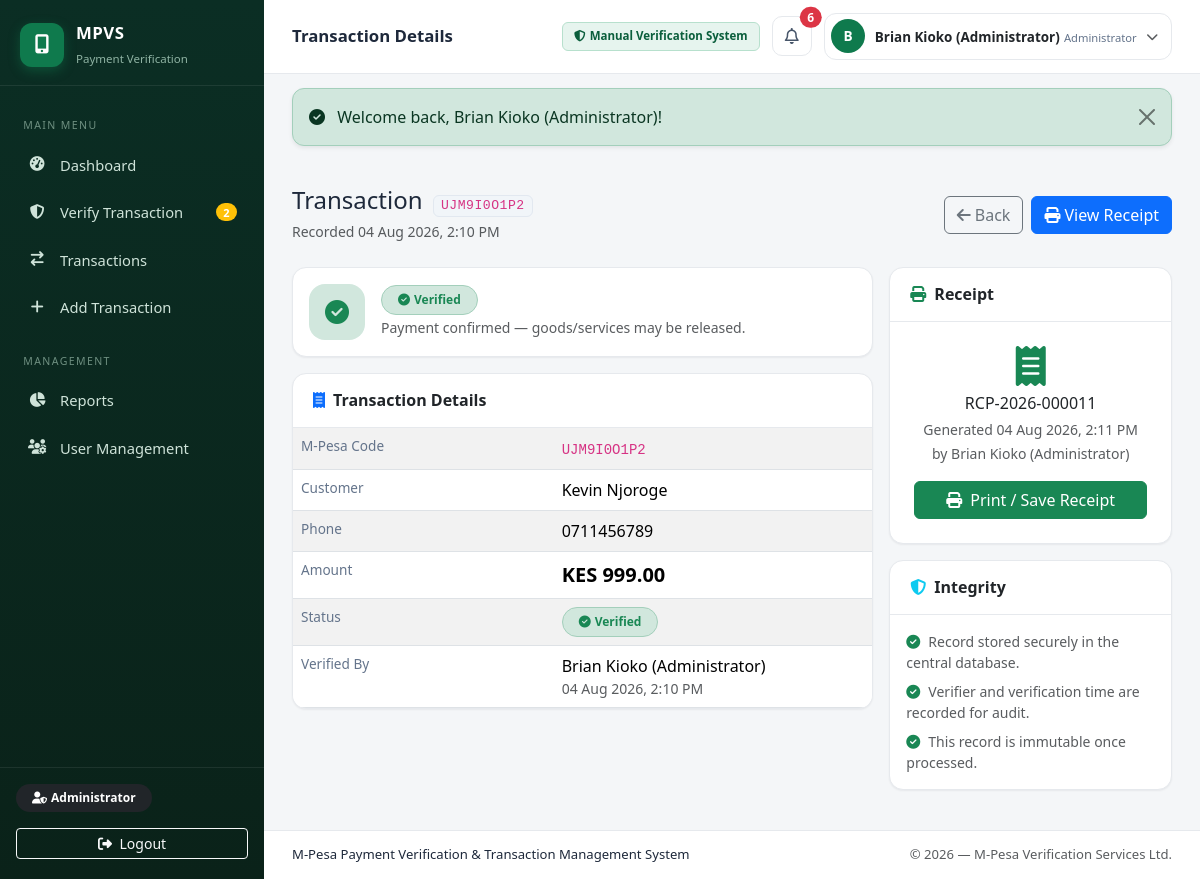
Screenshot of /public/transactions/show/15 (signed in) with the database file from the repository.
### tables this page shows
CREATE TABLE `users` (
  `id` int(10) UNSIGNED NOT NULL,
  `full_name` varchar(120) NOT NULL,
  `username` varchar(60) NOT NULL,
  `email` varchar(120) NOT NULL,
  `phone` varchar(20) DEFAULT NULL,
  `password_hash` varchar(255) NOT NULL,
  `role` enum('admin','staff') NOT NULL DEFAULT 'staff',
  `status` enum('pending','approved','rejected','inactive') NOT NULL DEFAULT 'pending',
  `last_login_at` datetime DEFAULT NULL,
  `created_at` datetime NOT NULL DEFAULT current_timestamp()
);

CREATE TABLE `transactions` (
  `id` int(10) UNSIGNED NOT NULL,
  `mpesa_code` varchar(20) NOT NULL COMMENT 'M-Pesa-style code (10 chars, unique)',
  `customer_id` int(10) UNSIGNED DEFAULT NULL,
  `phone` varchar(20) NOT NULL,
  `amount` decimal(12,2) NOT NULL DEFAULT 0.00,
  `status` enum('verified','failed','pending') NOT NULL DEFAULT 'pending',
  `verified_by` int(10) UNSIGNED DEFAULT NULL COMMENT 'Admin who verified/marked the payment',
  `verified_at` datetime DEFAULT NULL COMMENT 'When the payment was processed',
  `created_at` datetime NOT NULL DEFAULT current_timestamp()
);

CREATE TABLE `customers` (
  `id` int(10) UNSIGNED NOT NULL,
  `full_name` varchar(120) NOT NULL,
  `phone` varchar(20) NOT NULL,
  `email` varchar(120) DEFAULT NULL,
  `created_at` datetime NOT NULL DEFAULT current_timestamp()
);

CREATE TABLE `receipts` (
  `id` int(10) UNSIGNED NOT NULL,
  `receipt_no` varchar(30) NOT NULL,
  `transaction_id` int(10) UNSIGNED NOT NULL,
  `generated_by` int(10) UNSIGNED DEFAULT NULL,
  `generated_at` datetime NOT NULL DEFAULT current_timestamp()
);

### views/layouts/app.php (the view, shortened to what the rows shown need)
<?php
$currentPath = trim($_SERVER['REQUEST_URI'] ?? '', '/');
$currentPath = preg_replace('/\?.*$/', '', $currentPath);
$isActive = function (string $route) use ($currentPath): bool {
    return $currentPath === $route || ($route !== '' && str_starts_with($currentPath, $route . '/'));
};
$pageTitle = $title ?? APP_NAME;
?>
<!DOCTYPE html>
<html lang="en">
<head>
    <link rel="stylesheet" href="<?= url('assets/vendor/bootstrap/bootstrap.min.css') ?>">
    <link rel="stylesheet" href="<?= url('assets/vendor/fontawesome/all.min.css') ?>">
    <link rel="stylesheet" href="<?= url('assets/css/app.css') ?>">
</head>
<body>
<div class="app-wrapper">
    <aside class="sidebar" id="sidebar">
        <div class="sidebar-brand">
            <div class="brand-icon"><i class="fa-solid fa-mobile-screen-button"></i></div>
            <div class="brand-text">
                <strong><?= e(APP_NAME) ?></strong>
                <small>Payment Verification</small>
            </div>
        </div>
        <nav class="sidebar-nav">
            <p class="nav-section-label">Main Menu</p>
            <a href="<?= url('') ?>" class="nav-link <?= $isActive('') ? 'active' : '' ?>">
                <i class="fa-solid fa-gauge-high"></i><span>Dashboard</span>
            </a>
            <a href="<?= url('verify') ?>" class="nav-link <?= $isActive('verify') ? 'active' : '' ?>">
                <i class="fa-solid fa-shield-halved"></i><span>Verify Transaction</span>
                <?php if (!empty($pendingVerifications ?? 0)): ?>
                    <span class="badge rounded-pill bg-warning ms-auto"><?= (int) $pendingVerifications ?></span>
                <?php endif; ?>
            </a>
            <a href="<?= url('transactions') ?>" class="nav-link <?= $isActive('transactions') ? 'active' : '' ?>">
                <i class="fa-solid fa-arrow-right-arrow-left"></i><span>Transactions</span>
            </a>
            <?php if ($user['role'] === 'admin'): ?>
                <a href="<?= url('transactions/create') ?>" class="nav-link <?= $isActive('transactions/create') ? 'active' : '' ?>">
                    <i class="fa-solid fa-plus"></i><span>Add Transaction</span>
                </a>
                <p class="nav-section-label mt-4">Management</p>
                <a href="<?= url('reports') ?>" class="nav-link <?= $isActive('reports') ? 'active' : '' ?>">
                    <i class="fa-solid fa-chart-pie"></i><span>Reports</span>
                </a>
                <a href="<?= url('users') ?>" class="nav-link <?= $isActive('users') ? 'active' : '' ?>">
                    <i class="fa-solid fa-users-gear"></i><span>User Management</span>
                </a>
            <?php endif; ?>
        </nav>
        <div class="sidebar-footer">
            <?= role_badge($user['role']) ?>
            <a href="<?= url('logout') ?>" class="btn btn-sm btn-outline-light w-100 mt-3">
                <i class="fa-solid fa-right-from-bracket me-1"></i> Logout
            </a>
        </div>
    </aside>
    <main class="main-area">
        <header class="topbar">
            <h1 class="topbar-title"><?= e($pageTitle) ?></h1>
            <div class="topbar-right">
                <span class="badge manual-badge" title="<?= e(APP_MODE_DESCRIPTION) ?>">
                    <i class="fa-solid fa-shield-halved me-1"></i><?= e(APP_MODE_LABEL) ?>
                </span>
                <div class="dropdown">
                    <button class="btn btn-icon position-relative" data-bs-toggle="dropdown" aria-label="Notifications">
                        <i class="fa-regular fa-bell"></i>
                        <?php if (!empty($notifications ?? [])): ?>
                            <span class="position-absolute top-0 start-100 translate-middle badge rounded-pill bg-danger">
                                <?= count($notifications) ?>
                            </span>
                        <?php endif; ?>
                    </button>
                </div>
                <div class="dropdown">
                    <button class="btn user-chip" data-bs-toggle="dropdown" aria-label="Account menu">
                        <span class="user-avatar"><?= e(strtoupper(mb_substr($user['full_name'], 0, 1))) ?></span>
                        <span class="d-none d-md-inline user-chip-text">
                            <strong><?= e($user['full_name']) ?></strong>
                            <small><?= $user['role'] === 'admin' ? 'Administrator' : 'Business Staff' ?></small>
                        </span>
                        <i class="fa-solid fa-chevron-down fa-xs text-muted"></i>
                    </button>
                </div>
            </div>
        </header>
        <?php require VIEWS_PATH . '/partials/flash.php'; ?>
        <div class="page-content">
            <?= $content ?>
        </div>
        <footer class="app-footer">
            <span><?= e(APP_FULL_NAME) ?></span>
            <span class="text-muted">© <?= date('Y') ?> — <?= e(BUSINESS_NAME) ?></span>
        </footer>
    </main>
</div>
</body>
</html>

### views/transactions/show.php (shortened to what the rows shown need)
<?php
$t = $transaction;
?>
<div class="d-flex flex-wrap justify-content-between align-items-center gap-2 mb-4">
    <div>
        <h4 class="mb-1">Transaction <code class="mpesa-code ms-1"><?= e($t['mpesa_code']) ?></code></h4>
        <span class="text-muted small">Recorded <?= e(format_datetime($t['created_at'])) ?></span>
    </div>
    <div class="d-flex gap-2">
        <a href="<?= url('transactions') ?>" class="btn btn-outline-secondary"><i class="fa-solid fa-arrow-left me-1"></i>Back</a>
        <?php if ($receipt): ?>
            <a href="<?= url('receipt/' . $t['id']) ?>" class="btn btn-primary"><i class="fa-solid fa-print me-1"></i>View Receipt</a>
        <?php endif; ?>
    </div>
</div>
<div class="row g-3">
    <div class="col-lg-8">
        <div class="card dashboard-card mb-3">
            <div class="card-body d-flex align-items-center gap-3">
                <?php
                $banner = match ($t['status']) {
                    'verified' => ['success', 'fa-circle-check', 'Payment confirmed — goods/services may be released.'],
                    'failed'   => ['danger', 'fa-circle-xmark', 'This transaction was marked as failed by the administrator.'],
                    default    => ['warning', 'fa-clock', 'This transaction is still pending verification.'],
                };
                ?>
                <div class="status-banner-icon bg-<?= $banner[0] ?>-subtle text-<?= $banner[0] ?>">
                    <i class="fa-solid <?= $banner[1] ?>"></i>
                </div>
                <div>
                    <div class="fw-semibold"><?= status_badge($t['status']) ?></div>
                    <span class="text-muted small"><?= $banner[2] ?></span>
                </div>
            </div>
        </div>
        <div class="card dashboard-card">
            <div class="card-header bg-transparent"><i class="fa-solid fa-receipt me-2 text-primary"></i>Transaction Details</div>
            <div class="card-body p-0">
                <table class="table table-striped mb-0 detail-table">
                    <tbody>
                        <tr><th>M-Pesa Code</th><td><code><?= e($t['mpesa_code']) ?></code></td></tr>
                        <tr><th>Customer</th><td class="fw-medium"><?= e($t['customer_name'] ?? '—') ?></td></tr>
                        <tr><th>Phone</th><td><?= e($t['phone']) ?></td></tr>
                        <tr><th>Amount</th><td class="fw-semibold fs-5"><?= e(money($t['amount'])) ?></td></tr>
                        <tr><th>Status</th><td><?= status_badge($t['status']) ?></td></tr>
                        <tr>
                            <th>Verified By</th>
                            <td>
                                <?php if ($t['verified_by'] !== null): ?>
                                    <?= e($t['verifier_name'] ?? '—') ?>
                                    <span class="text-muted small d-block"><?= e(format_datetime($t['verified_at'])) ?></span>
                                <?php else: ?>
                                    <span class="text-muted">Not yet processed</span>
                                <?php endif; ?>
                            </td>
                        </tr>
                    </tbody>
                </table>
            </div>
        </div>
    </div>
    <div class="col-lg-4">
        <div class="card dashboard-card">
            <div class="card-header bg-transparent"><i class="fa-solid fa-print me-2 text-success"></i>Receipt</div>
            <div class="card-body">
                <?php if ($receipt): ?>
                    <div class="receipt-mini text-center">
                        <i class="fa-solid fa-receipt fs-1 text-success mb-2"></i>
                        <h6 class="mb-1"><?= e($receipt['receipt_no']) ?></h6>
                        <span class="text-muted small">Generated <?= e(format_datetime($receipt['generated_at'])) ?><br>by <?= e($receipt['generated_by_name'] ?? '—') ?></span>
                        <a href="<?= url('receipt/' . $t['id']) ?>" class="btn btn-success w-100 mt-3">
                            <i class="fa-solid fa-print me-2"></i>Print / Save Receipt
                        </a>
                    </div>
                <?php endif; ?>
            </div>
        </div>
        <div class="card dashboard-card mt-3">
            <div class="card-header bg-transparent"><i class="fa-solid fa-shield-halved me-2 text-info"></i>Integrity</div>
            <div class="card-body small text-muted">
                <p class="mb-2"><i class="fa-solid fa-circle-check text-success me-2"></i>Record stored securely in the central database.</p>
                <p class="mb-2"><i class="fa-solid fa-circle-check text-success me-2"></i>Verifier and verification time are recorded for audit.</p>
                <p class="mb-0"><i class="fa-solid fa-circle-check text-success me-2"></i>This record is immutable once processed.</p>
            </div>
        </div>
    </div>
</div>

### app/core/Helpers.php (shortened to what the rows shown need)
<?php
function e(?string $value): string
{
    return htmlspecialchars($value ?? '', ENT_QUOTES, 'UTF-8');
}
function url(string $path = ''): string
{
    $base = defined('BASE_URL') ? BASE_URL : '';
    return $base . '/' . ltrim($path, '/');
}
function money($amount): string
{
    return DEFAULT_CURRENCY . ' ' . number_format((float) $amount, 2);
}
function format_datetime(?string $datetime, string $format = 'd M Y, g:i A'): string
{
    $ts = strtotime($datetime);
    return $ts ? date($format, $ts) : $datetime;
}
function status_badge(string $status): string
{
    $map = [
        'verified' => ['success', 'fa-circle-check'],
        'failed'   => ['danger', 'fa-circle-xmark'],
        'pending'  => ['warning', 'fa-clock'],
    ];
    [$color, $icon] = $map[$status] ?? ['secondary', 'fa-circle-question'];
    return '<span class="badge rounded-pill bg-' . $color . '-subtle text-' . $color
        . ' border border-' . $color . '-subtle px-3 py-2"><i class="fa-solid ' . $icon . ' me-1"></i>'
        . ucfirst(e($status)) . '</span>';
}
function role_badge(string $role): string
{
    if ($role === 'admin') {
        return '<span class="badge rounded-pill bg-dark px-3 py-2"><i class="fa-solid fa-user-shield me-1"></i>Administrator</span>';
    }
    return '<span class="badge rounded-pill bg-info-subtle text-info-emphasis border border-info-subtle px-3 py-2"><i class="fa-solid fa-user me-1"></i>Staff</span>';
}

### app/core/Router.php (shortened to what the rows shown need)
<?php
class Router
{
    private array $routes = [];
    public function get(string $path, string $action): void
    {
        $this->routes[] = ['GET', $path, $action];
    }
    public function post(string $path, string $action): void
    {
        $this->routes[] = ['POST', $path, $action];
    }
    public function dispatch(string $method, string $path): void
    {
        $path = trim($path, '/');
        foreach ($this->routes as [$routeMethod, $pattern, $action]) {
            if ($routeMethod !== $method) {
                continue;
            }
            $regex = preg_replace('#\{([a-zA-Z_]+)\}#', '(?P<$1>[^/]+)', $pattern);
            if (preg_match('#^' . $regex . '$#', $path, $matches)) {
                $params = array_filter($matches, 'is_string', ARRAY_FILTER_USE_KEY);
                $this->call($action, $params);
                return;
            }
        }
    }
    private function call(string $action, array $params): void
    {
        [$controllerName, $method] = explode('@', $action);
        $controller = new $class();
        $controller->{$method}($params);
    }
}

### rows the page displays
users: role "admin" (drawn), full_name "B", full_name "Brian Kioko (Administrator)"
transactions: mpesa_code "UJM9I0O1P2", created_at "04 Aug 2026, 2:10 PM", status "Verified Verified", status "Payment confirmed — goods/services may be released.", customer.full_name "Kevin Njoroge", phone "0711456789", amount "KES 999.00", verified_by.full_name "Brian Kioko (Administrator)", verified_at "04 Aug 2026, 2:10 PM"
receipts: receipt_no "RCP-2026-000011", generated_at "04 Aug 2026, 2:11 PM", generated_by.full_name "Brian Kioko (Administrator)"

### other values shown
count($notifications) "6"
$msg['message'] "Welcome back, Brian Kioko (Administrator)!"
